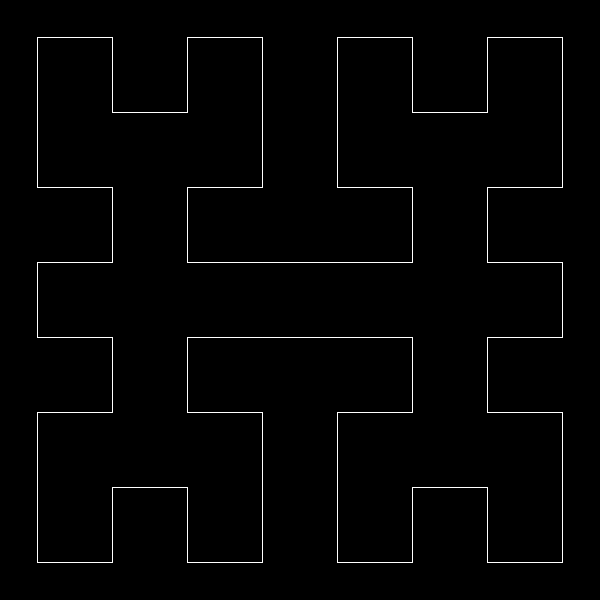
Frame 1 (no input)
Frame 60 (no input): identical to frame 1, image omitted
Frame 120 (the mouse pressed at the canvas centre since frame 60): identical to frame 1, image omitted

The p5.js sketch that drew this single still picture (run headless with seeded random() and noise() and a simulated clock; from frame 60 on, the mouse is pressed at the canvas centre):

// p5.js sketch
// ── sketch.js
let time = 0;
let mode = 0;
let funcs = [];
let c0 = [];
let k;
let positiveNums = [];
let positiveOrder = [];
let positiveCorrectedOrder = [];
let negativeCorrectedOrder = [];
let negativeNums = [];
let negativeOrder = [];
let funcsAux = [];
let appro = [];
let graph = [];
let speed;
let show = false;
let valueForAngle;
let valueForSides;

function setup() {
	createCanvas(600,600);
	k = new Hilbert();
	k.next();
}

function draw() {
	if (mode == 0) {
		background(0);
		translate(width/2,height/2);
		scale(1,-1);
		stroke(255);
		k.disp(width/2);
	} else {
		background(0);
		scale(1,-1);
		translate(width/2,-height/2);
		makeAppro(time);
		for (let i = 0; i < funcs.length; i++) {
			graph[i].push(appro[i]);
			if (graph[i].length > 1/speed) {
				graph[i].shift();
			}
		}
		strokeWeight(1);
		if (show) {
			push();
			translate(-c0[0],-c0[1])
			stroke(255);
			beginShape();
			for (let i = 0; i < funcs[1].length; i++) {
				vertex(funcs[1][i][0],funcs[1][i][1]);
			}
			endShape(CLOSE);
			pop();
		}
		strokeWeight(2);
		noFill();
		for (let k = 0; k < funcs.length; k++) {
			beginShape();
			if (k == 0) {
				stroke(0,255,0);
			} else if (k == 1) {
				stroke(0,0,255);
			} else {
				stroke(255,0,0);
			}
			for (let i = 0; i < graph[k].length; i++) {
				vertex(graph[k][i][0],graph[k][i][1]);
			}
			if (graph[k].length >= 1/speed) {
				endShape(CLOSE);
			} else {
				endShape();
			}
		}
		display(time);
		time += speed;
	}
}

function mouseClicked() {
	if (mode == 0) {
		funcsAux.push(k.toArray(64,width/2));
		k.next();
		funcsAux.push(k.toArray(16,width/2));
		k.next();
		funcsAux.push(k.toArray(4,width/2));
		for (let j = 0; j < funcsAux.length; j++) {
			funcs.push([]);
			for (let i = 0; i < funcsAux[0][0].length; i++) {
				funcs[j].push([funcsAux[j][0][i],funcsAux[j][1][i],true]);
			}
		}
		speed = 1/funcs[0].length;
		c0 = findCoefficient(funcs[0],0);
		mode = 1;
		for (let i = 0; i < funcs.length; i++) {
			graph.push([]);
			positiveNums.push([]);
			negativeNums.push([]);
			positiveOrder.push(0);
			negativeOrder.push(0);
			positiveCorrectedOrder.push(0);
			negativeCorrectedOrder.push(0);
		}
		let arr = [5,20,60];
		doNext(arr);
		doNext(arr);
		doNext(arr);
		doNext(arr);
		doNext(arr);
		doNext(arr);
		doNext(arr);
		doNext(arr);
		doNext(arr);
		doNext(arr);
	} else {
		//let arr = [10,20,80];
		//doNext(arr);
	}
}

function convert(num) {
	let ans = [];
	if (num[2]) {
		ans.push(sqrt(num[0]*num[0]+num[1]*num[1]));
		let ang;
		if (num[0] == 0) {
			if (num[1] >= 0) {
				ang = PI/2;
			} else {
				ang = -PI/2;
			}
		} else {
			ang = atan(num[1]/num[0]);
			if (num[0] < 0) {
				ang += PI;
			}
		}
		ans.push(ang);
		ans.push(false);
	} else {
		ans.push(num[0]*cos(num[1]));
		ans.push(num[0]*sin(num[1]));
		ans.push(true);
	}
	return ans;
}

function mult(num1,num2) {
	let re = num1[0]*num2[0]-num1[1]*num2[1];
	let im = num1[0]*num2[1]+num1[1]*num2[0];
	return [re,im,true];
}

function sub(num1,num2) {
	return [num1[0]-num2[0],num1[1]-num2[1],true];
}

function eToThe(arg) {
	return [cos(arg),sin(arg),true];
}

function findCoefficient(fun,n) {
	let re = 0;
	let im = 0;
	let argovert = -n*TWO_PI/fun.length;
	for (let t = 0; t < fun.length; t++) {
		let num = mult(fun[t],eToThe(argovert*t));
		re += num[0]/fun.length;
		im += num[1]/fun.length;
	}
	return [re,im,true];
}

function makeAppro(t) {
	appro = [];
	let re = [];
	let im = [];
	for (let i = 0; i < funcs.length; i++) {
		re.push(0);
		im.push(0);
	}
	for (let i = 0; i < funcs.length; i++) {
		for (let n = 1; n <= positiveOrder[i]; n++) {
			let num = mult(positiveNums[i][n-1],eToThe(n*TWO_PI*t));
			re[i] += num[0];
			im[i] += num[1];
			for (let j = i+1; j < funcs.length; j++) {
				re[j] += num[0];
				im[j] += num[1];
			}
		}
		for (let n = -1; n >= -negativeOrder[i]; n--) {
			let num = mult(negativeNums[i][-n-1],eToThe(n*TWO_PI*t));
			re[i] += num[0];
			im[i] += num[1];
			for (let j = i+1; j < funcs.length; j++) {
				re[j] += num[0];
				im[j] += num[1];
			}
		}
		appro.push([re[i],im[i],true]);
	}
}

function display(t) {
	push();
	strokeWeight(1);
	for (let k = 0; k < funcs.length; k++) {
		stroke(255,150);
		for (let n = 1; n <= positiveOrder[k]; n++) {
			let num = convert(mult(positiveNums[k][n-1],eToThe(n*TWO_PI*t)));
			ellipse(0,0,2*num[0]);
			rotate(num[1]);
			line(0,0,num[0],0);
			translate(num[0],0);
			rotate(-num[1]);
			if (negativeOrder[k] < n) {
				continue;
			} else {
				num = convert(mult(negativeNums[k][n-1],eToThe(-n*TWO_PI*t)));
				ellipse(0,0,2*num[0]);
				rotate(num[1]);
				line(0,0,num[0],0);
				translate(num[0],0);
				rotate(-num[1]);
			}
		}
		if (negativeOrder[k] > positiveOrder[k]) {
			for (let n = positiveOrder[k]; n < negativeOrder[k]; n++) {
				num = convert(mult(negativeNums[k][n-1],eToThe(-n*TWO_PI*t)));
				ellipse(0,0,2*num[0]);
				rotate(num[1]);
				line(0,0,num[0],0);
				translate(num[0],0);
				rotate(-num[1]);
			}
		}
		if (k == 0) {
			fill(0,255,0);
		} else if (k == 1) {
			fill(0,0,255);
		} else {
			fill(255,0,0);
		}
		noStroke();
		ellipse(0,0,16);
		noFill();
	}
}

class Hilbert {

	constructor() {
		this.n = 1;
		this.status = [3,1,3,1,3];   //0 = A (dot).1 = Turn (Right by default). 2 = Flip rotation orientation. 3. Move forward.
	}

	next() {
		this.n++;
		let aux = [1,2];
		for (let i = 0; i < this.status.length; i++) {
			aux.push(this.status[i]);
		}
		aux.push(2);
		aux.push(1);
		aux.push(3);
		for (let i = 0; i < this.status.length; i++) {
			aux.push(this.status[i]);
		}
		aux.push(2);
		aux.push(1);
		aux.push(3);
		aux.push(1);
		aux.push(2);
		for (let i = 0; i < this.status.length; i++) {
			aux.push(this.status[i]);
		}
		aux.push(3);
		aux.push(1);
		aux.push(2);
		for (let i = 0; i < this.status.length; i++) {
			aux.push(this.status[i]);
		}
		aux.push(2);
		aux.push(1);
		this.status = aux;
	}

	disp(length) {
		push();
		let l = length/Math.pow(2,this.n);
		let flipped = -1; //1 = True, -1 False.
		translate(-length+l/2,l/2);
		for (let asd = 0; asd < 4; asd++) {
			for (let i = 0; i < this.status.length; i++) {
				if (this.status[i] == 3) {
					line(0,0,0,l);
					translate(0,l);
				} else if (this.status[i] == 2) {
					flipped *= -1;
				} else if (this.status[i] == 1) {
					rotate(flipped*PI/2);
				}
			}
			if (asd == 0 || asd == 2) {
				rotate(PI/2);
				line(0,0,0,l);
				translate(0,l);
				rotate(PI/2);
			} else {
				line(0,0,0,l);
				translate(0,l);
			}
		}
		pop();
	}

	toArray(precision,length) { //Precision = integer greater than 0;
		let ansX = [];
		let ansY = [];
		let ang = PI/2;
		let flipped = -1;
		let l = length/Math.pow(2,this.n);
		let posX = -length+l/2;
		let posY = 0;
		for (let j = 0; j < 2; j++) {
			for (let k = 0; k < precision/2; k++) {
				ansX.push(posX);
				ansY.push(posY);
				posX += l/precision*cos(ang);
				posY += l/precision*sin(ang);
			}
			for (let asd = 0; asd < 2; asd++) {
				for (let i = 0; i < this.status.length; i++) {
					if (this.status[i] == 3) {
						for (let k = 0; k < precision; k++) {
							ansX.push(posX);
							ansY.push(posY);
							posX += l/precision*cos(ang);
							posY += l/precision*sin(ang);
						}
					} else if (this.status[i] == 2) {
						flipped *= -1;
					} else if (this.status[i] == 1) {
						ang += flipped*PI/2;
					}
				}
				if (asd == 0) {
					ang += PI/2;
					for (let k = 0; k < precision; k++) {
						ansX.push(posX);
						ansY.push(posY);
						posX += l/precision*cos(ang);
						posY += l/precision*sin(ang);
					}
					ang += PI/2
				}
			}
			for (let k = 0; k < precision/2; k++) {
				ansX.push(posX);
				ansY.push(posY);
				posX += l/precision*cos(ang);
				posY += l/precision*sin(ang);
			}
		}
		return [ansX,ansY];
	}
}

function doNext(n) {
	for (let i = 0; i < n.length; i++) {
		for (let j = 0; j < n[i]; j++) {
			positiveOrder[i]++;
			positiveNums[i].push(findCoefficient(funcs[i],positiveOrder[i]));
			negativeOrder[i]++;
			negativeNums[i].push(findCoefficient(funcs[i],-negativeOrder[i]));
		}
	}
	for (let i = n.length - 1; i > 0; i--) {
		for (let j = positiveCorrectedOrder[i]; j < positiveOrder[i]; j++) {
			if (positiveOrder[i-1]-1 >= j) {
				positiveNums[i][j] = sub(positiveNums[i][j],positiveNums[i-1][j]);
				positiveCorrectedOrder[i]++;
			}
			if (negativeOrder[i-1]-1 >= j) {
				negativeNums[i][j] = sub(negativeNums[i][j],negativeNums[i-1][j]);
				negativeCorrectedOrder[i]++;
			}
		}
	}
}
